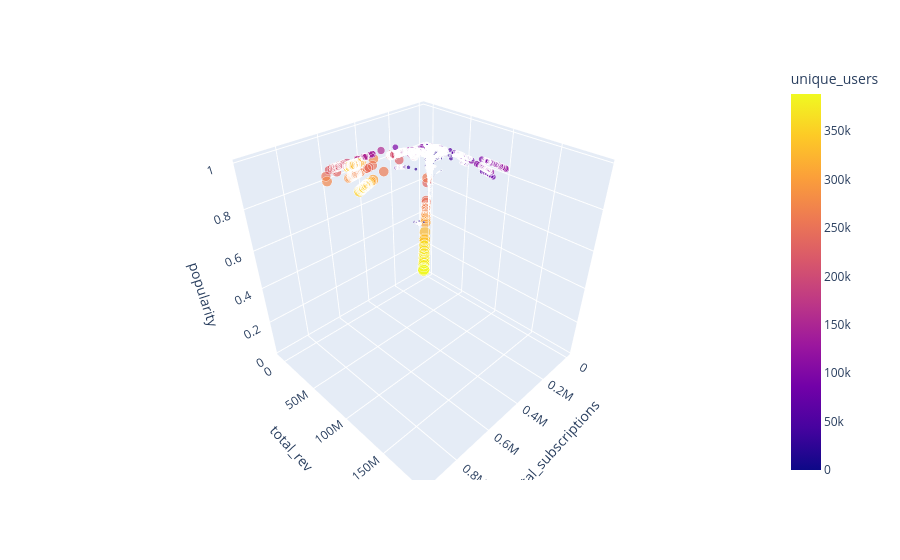

Notebook source saved alongside this figure:
### Code cell
import plotly.express as px

fig = px.scatter_3d(
    data,
    x='total_subscriptions',
    y='total_rev',
    z='popularity',
    color='unique_users',
    size='unique_users',
    hover_name='bundle_name'
)

fig.show()

### Figure 1 — Plotly figure (JSON) as saved in the notebook; plotly's stock layout.template omitted (floating-point values rounded to 4 significant figures; data arrays with more than 128 entries replaced by an {"elided": "..."} marker saying what was removed)
{"data": [{"hovertemplate": "<b>%{hovertext}</b><br><br>total_subscriptions=%{x}<br>total_rev=%{y}<br>popularity=%{z}<br>unique_users=%{marker.color}<extra></extra>", "hovertext": {"elided": "41486 str values"}, "legendgroup": "", "marker": {"color": {"elided": "41486 int values"}, "coloraxis": "coloraxis", "size": {"elided": "41486 int values"}, "sizemode": "area", "sizeref": 970.7, "symbol": "circle"}, "mode": "markers", "name": "", "scene": "scene", "showlegend": false, "type": "scatter3d", "x": {"elided": "41486 int values"}, "y": {"elided": "41486 float values"}, "z": {"elided": "41486 float values"}}], "layout": {"coloraxis": {"colorbar": {"title": {"text": "unique_users"}}, "colorscale": [[0, "#0d0887"], [0.1111, "#46039f"], [0.2222, "#7201a8"], [0.3333, "#9c179e"], [0.4444, "#bd3786"], [0.5556, "#d8576b"], [0.6667, "#ed7953"], [0.7778, "#fb9f3a"], [0.8889, "#fdca26"], [1, "#f0f921"]]}, "legend": {"itemsizing": "constant", "tracegroupgap": 0}, "margin": {"t": 60}, "scene": {"domain": {"x": [0, 1], "y": [0, 1]}, "xaxis": {"title": {"text": "total_subscriptions"}}, "yaxis": {"title": {"text": "total_rev"}}, "zaxis": {"title": {"text": "popularity"}}}}}
